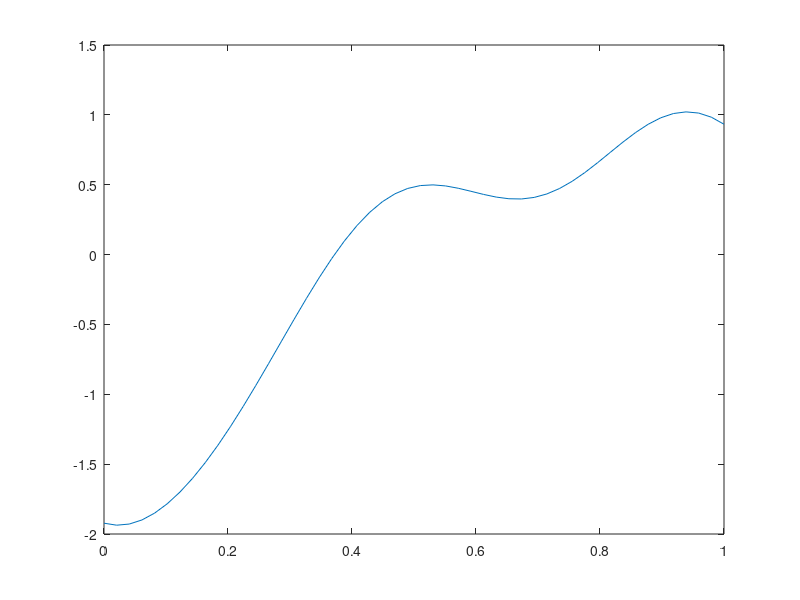

Write the MATLAB code that produced this figure. (Note: this script raises an error after producing the figure.)
%% Testing simple gradient based learning

% Testing cautious learning using gradients
clc; clear; close all;

%% Plot a function

rng(2);
hp.type = 'squared exponential ard';
hp.l = 0.25;
hp.scale = 1;
hp.noise.var = 0.0001;

n = 50;
mu = 0;
x = linspace(0,1,n)';
l = hp.l;
s = hp.scale;
kern = @(x1,x2) s * exp(-(norm(x1(:)-x2(:),2)^2)/(2*(l^2)));
Sigma = zeros(n,n);
for i = 1:n
    for j = 1:n
        Sigma(i,j) = kern(x(i),x(j));
    end
end
[U,S] = eig(Sigma);
f = U * sqrt(max(0,S)) * randn(n,1);

plot(x,f);
hold on;

% Fit a fourth order model
%{
phi = @(x) [ones(length(x),1), x, x.^2, x.^3, x.^4];
phi_deriv = @(x) [zeros(length(x),1), 1, 2*x, 3*x.^2, 4*x.^3];
Phi = phi(x);
a = Phi \ f;
f_poly = Phi*a;
f_model = @(x) phi(x)*a;
f_model_deriv = @(x) phi_deriv(x)*a;
[x_ext_cand,~] = fsolve(f_model_deriv,0);
hold on;
plot(x,f_poly);
legend('function', 'model surrogate');
%}

% Fit a GP with 5 noisy samples
n_sample = 5;
idx_sample = randi(n,n_sample,1);
x_sample = x(idx_sample);
y_sample = f(idx_sample) + sqrt(hp.noise.var)*randn(n_sample,1);
gp = GP(hp,x_sample',y_sample,true);

m = zeros(n,1);
s2 = zeros(n,1);
m_der = zeros(n,1);
s2_der = zeros(n,1);
for i = 1:n
    [mean, var, mean_der, var_der] = gp.predict(x(i));
    m(i) = mean;
    s2(i) = var;
    m_der(i) = mean_der;
    s2_der(i) = var_der;
end
plot(x,m,'r');
f = [m+2*sqrt(s2); flip(m-2*sqrt(s2))];
fill([x;flip(x)],f,'b','FaceAlpha',0.3);
plot(x_sample, y_sample, '*', 'Color', 'k', 'MarkerSize', 8);

%% Climb up to local max of function with a particle

% solve bvp starting from x0 = 0 and ends up at time T to f_max
%[f_max,idx] = max(f_poly);
[x_ext_cand,~] = fsolve(@(x)gp.mean_der(x),0);
xf = x_ext_cand;
x0 = 0.0;
T = 5.0;
fnc_particle = @(t,x) [x(2); -gp.mean_der(x(1))];
f_bc = @(x1,x2) [x1(1); x2(1) - xf];
n_init = 10;
x_init = @(t) [x0 + (t/T) * (xf-x0); 0.1];
solinit = bvpinit(linspace(0,T,n_init),x_init);
sol = bvp4c(fnc_particle,f_bc,solinit);
x_particle = sol.y(1,:);
f_particle = gp.predict_mesh(x_particle);
scatter(x_particle,f_particle);
% 
% %% Climb down to go to another max
% 
% x_last = sol.y(:,end);
% [t,x_cnt] = ode45(fnc_particle,[0 5],x_last);
% f_cnt = f_model(x_cnt(:,1));
% scatter(x_cnt(:,1),f_cnt);